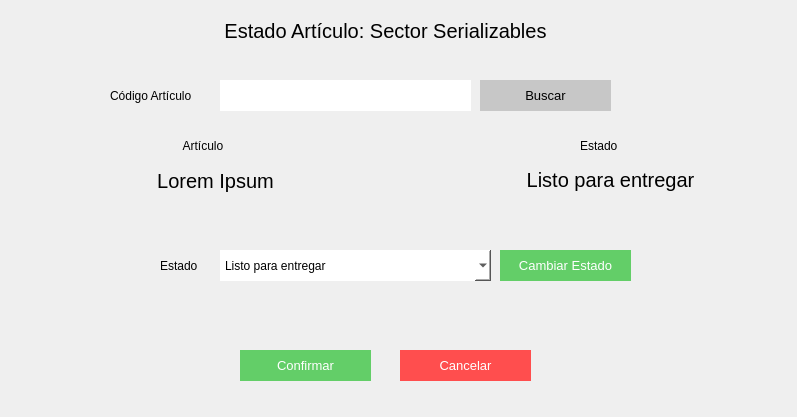
<?xml version="1.0" encoding="UTF-8"?>
<ui version="4.0">
 <class>Form</class>
 <widget class="QWidget" name="Form">
  <property name="geometry">
   <rect>
    <x>0</x>
    <y>0</y>
    <width>797</width>
    <height>417</height>
   </rect>
  </property>
  <property name="windowTitle">
   <string>Form</string>
  </property>
  <widget class="QLabel" name="label_2">
   <property name="geometry">
    <rect>
     <x>-30</x>
     <y>10</y>
     <width>831</width>
     <height>41</height>
    </rect>
   </property>
   <property name="styleSheet">
    <string notr="true">font-size:20px;
</string>
   </property>
   <property name="text">
    <string>Estado Artículo: Sector Serializables</string>
   </property>
   <property name="alignment">
    <set>Qt::AlignCenter</set>
   </property>
  </widget>
  <widget class="QLineEdit" name="lineEdit">
   <property name="geometry">
    <rect>
     <x>220</x>
     <y>80</y>
     <width>251</width>
     <height>31</height>
    </rect>
   </property>
   <property name="styleSheet">
    <string notr="true">border:none;
background-color: rgb(255, 255, 255);
font: 11pt &quot;MS Shell Dlg 2&quot;;</string>
   </property>
   <property name="text">
    <string/>
   </property>
  </widget>
  <widget class="QLabel" name="label">
   <property name="geometry">
    <rect>
     <x>110</x>
     <y>80</y>
     <width>121</width>
     <height>31</height>
    </rect>
   </property>
   <property name="styleSheet">
    <string notr="true">font: 11pt &quot;MS Shell Dlg 2&quot;;
text-align:center;</string>
   </property>
   <property name="text">
    <string>Código Artículo</string>
   </property>
  </widget>
  <widget class="QPushButton" name="pushButton_2">
   <property name="geometry">
    <rect>
     <x>240</x>
     <y>350</y>
     <width>131</width>
     <height>31</height>
    </rect>
   </property>
   <property name="styleSheet">
    <string notr="true">background-color: rgb(99, 206, 104);
color:white;
font-size:10pt;
border:none;</string>
   </property>
   <property name="text">
    <string>Confirmar</string>
   </property>
  </widget>
  <widget class="QPushButton" name="pushButton">
   <property name="geometry">
    <rect>
     <x>400</x>
     <y>350</y>
     <width>131</width>
     <height>31</height>
    </rect>
   </property>
   <property name="styleSheet">
    <string notr="true">color:white;
font-size:10pt;
border:none;
background-color:#ff4e4e;</string>
   </property>
   <property name="text">
    <string>Cancelar</string>
   </property>
  </widget>
  <widget class="QPushButton" name="pushButton_3">
   <property name="geometry">
    <rect>
     <x>480</x>
     <y>80</y>
     <width>131</width>
     <height>31</height>
    </rect>
   </property>
   <property name="styleSheet">
    <string notr="true">background-color: rgb(199, 199, 199);
color:black;
font-size:10pt;
border:none;</string>
   </property>
   <property name="text">
    <string>Buscar</string>
   </property>
  </widget>
  <widget class="QLabel" name="label_3">
   <property name="geometry">
    <rect>
     <x>180</x>
     <y>130</y>
     <width>121</width>
     <height>31</height>
    </rect>
   </property>
   <property name="styleSheet">
    <string notr="true">font:10pt &quot;MS Shell Dlg 2&quot;;
text-align:center;</string>
   </property>
   <property name="text">
    <string> Artículo</string>
   </property>
  </widget>
  <widget class="QLabel" name="label_4">
   <property name="geometry">
    <rect>
     <x>580</x>
     <y>130</y>
     <width>121</width>
     <height>31</height>
    </rect>
   </property>
   <property name="styleSheet">
    <string notr="true">font:10pt &quot;MS Shell Dlg 2&quot;;
text-align:center;</string>
   </property>
   <property name="text">
    <string>Estado</string>
   </property>
  </widget>
  <widget class="QLabel" name="label_5">
   <property name="geometry">
    <rect>
     <x>40</x>
     <y>160</y>
     <width>351</width>
     <height>41</height>
    </rect>
   </property>
   <property name="styleSheet">
    <string notr="true">font-size:20px;
</string>
   </property>
   <property name="text">
    <string>Lorem Ipsum</string>
   </property>
   <property name="alignment">
    <set>Qt::AlignCenter</set>
   </property>
  </widget>
  <widget class="QLabel" name="label_6">
   <property name="geometry">
    <rect>
     <x>440</x>
     <y>160</y>
     <width>341</width>
     <height>41</height>
    </rect>
   </property>
   <property name="styleSheet">
    <string notr="true">font-size:20px;
</string>
   </property>
   <property name="text">
    <string>&lt;html&gt;&lt;head/&gt;&lt;body&gt;&lt;p&gt;&lt;span style=&quot; font-size:15pt;&quot;&gt;Listo para entregar&lt;/span&gt;&lt;/p&gt;&lt;/body&gt;&lt;/html&gt;</string>
   </property>
   <property name="alignment">
    <set>Qt::AlignCenter</set>
   </property>
  </widget>
  <widget class="QPushButton" name="pushButton_4">
   <property name="geometry">
    <rect>
     <x>500</x>
     <y>250</y>
     <width>131</width>
     <height>31</height>
    </rect>
   </property>
   <property name="styleSheet">
    <string notr="true">background-color: rgb(99, 206, 104);
color:white;
font-size:10pt;
border:none;</string>
   </property>
   <property name="text">
    <string>Cambiar Estado</string>
   </property>
  </widget>
  <widget class="QLabel" name="label_7">
   <property name="geometry">
    <rect>
     <x>160</x>
     <y>250</y>
     <width>121</width>
     <height>31</height>
    </rect>
   </property>
   <property name="styleSheet">
    <string notr="true">font:10pt &quot;MS Shell Dlg 2&quot;;
text-align:center;</string>
   </property>
   <property name="text">
    <string>Estado</string>
   </property>
  </widget>
  <widget class="QComboBox" name="comboBox">
   <property name="geometry">
    <rect>
     <x>220</x>
     <y>250</y>
     <width>271</width>
     <height>31</height>
    </rect>
   </property>
   <property name="styleSheet">
    <string notr="true">border:none;
background-color: rgb(255, 255, 255);
font: 11pt &quot;MS Shell Dlg 2&quot;;</string>
   </property>
   <item>
    <property name="text">
     <string>Listo para entregar</string>
    </property>
   </item>
   <item>
    <property name="text">
     <string>Devolucion</string>
    </property>
   </item>
   <item>
    <property name="text">
     <string>Entregados</string>
    </property>
   </item>
   <item>
    <property name="text">
     <string>Instalados</string>
    </property>
   </item>
   <item>
    <property name="text">
     <string>Extraviados</string>
    </property>
   </item>
  </widget>
 </widget>
 <resources/>
 <connections/>
</ui>
